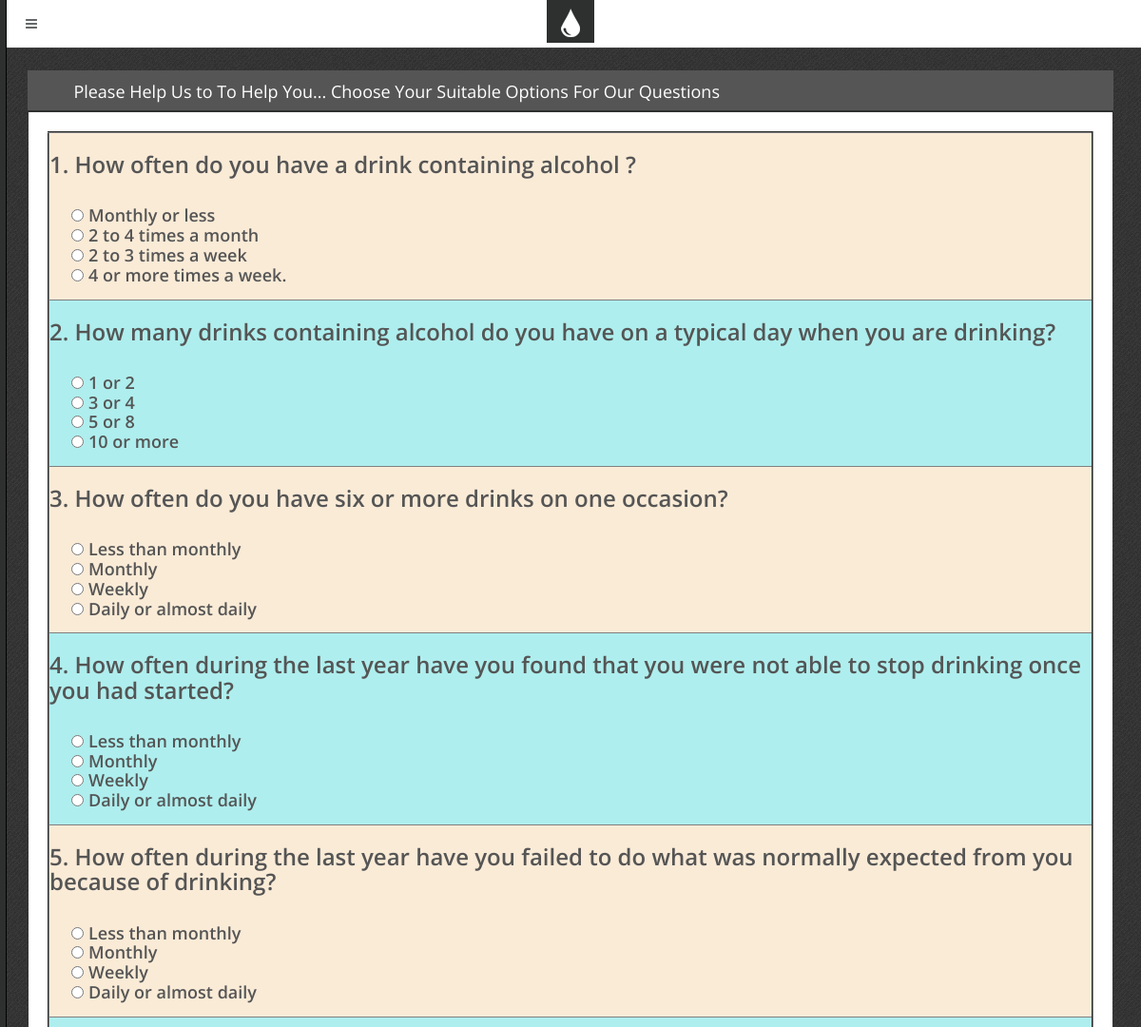
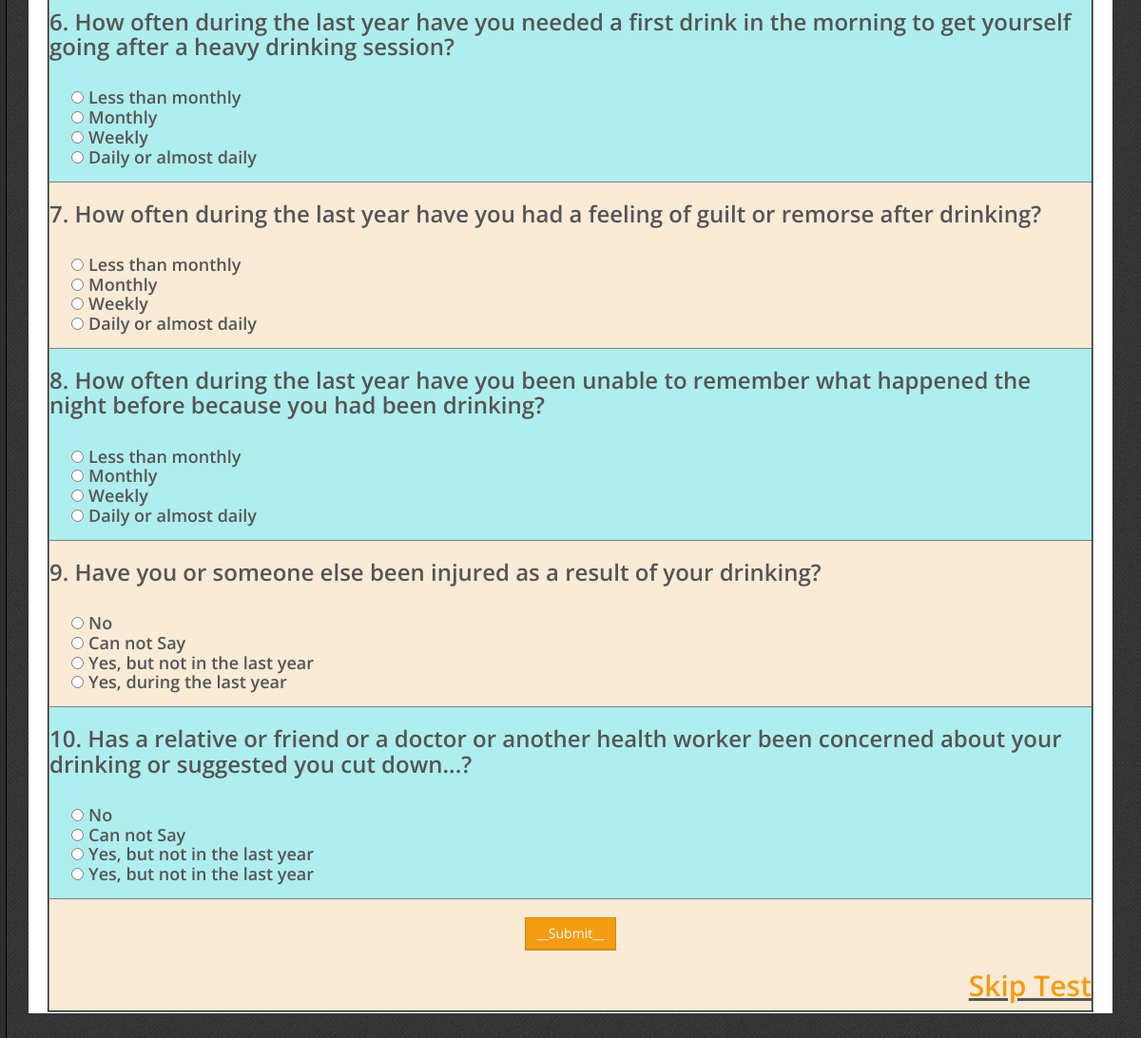
Page /questions.php?tbl_name=questions on the committed database (2 pictures, top to bottom).
### tables this page shows
CREATE TABLE `questions` (
  `id` int(11) NOT NULL,
  `qid` int(11) NOT NULL,
  `question` varchar(256) NOT NULL,
  `option1` varchar(256) NOT NULL,
  `option2` varchar(256) NOT NULL,
  `option3` varchar(256) NOT NULL,
  `option4` varchar(256) NOT NULL
);

### questions.php (the view, shortened to what this page needs)
<?php include 'inc/top.php';
$tbl_name=$_REQUEST['tbl_name'];
 ?>
    <div class="block">
        <div class="block-title">
            <h2 style="text-transform: uppercase;">
                <?php echo"".$_SESSION['user']; ?></h2>
            <h2>Please Help Us to To Help You...
               Choose Your Suitable Options For Our Questions
               &nbsp;&nbsp;&nbsp;&nbsp;
            </h2>
        </div>
        <table border="2">
        <form action="#" method="post" class="form-horizontal form-bordered" >
            <?php
            include "db.php";
                    $result = mysqli_query($con,"SELECT * FROM `$tbl_name` ");
                    $cls=0;
                    $ci="";
                    while($test = mysqli_fetch_array($result))
                    {
                        $cls=$cls+1;
                        if($cls%2==0)
                        {
                         $ci="#AFEEEE";
                        }
                        else{
                             $ci="#FAEBD7";
                        }
                        ?>
                        <tr style="background-color: <?php echo $ci ?>;">
                            <td>
                        <div class="form-group">
                            <div >
                            <h3 ><strong>
                                <?php
                                echo $test['qid'].". ".$test['question'];
                                ?>
                            </h3>
                            <h4>
                                <br>
                                <strong>&nbsp;&nbsp;&nbsp;&nbsp;
                            <input type="radio" name="que<?php echo $test['qid'] ?>" value="1"> <?php echo"".$test['option1']?>
                            <br>
                            <input type="radio" name="que<?php echo $test['qid'] ?>" value="2">
                             <?php echo"".$test['option2']?>
                            <br>
                            <input type="radio" name="que<?php echo $test['qid'] ?>" value="3" required>
                             <?php echo"".$test['option3']?>
                            <br>
                            <input type="radio" name="que<?php echo $test['qid'] ?>" value="4" required>
                            <?php echo"".$test['option4']?>
                       </h4>
                            </div>
                         </div>
                         </td>
                         </tr>
                        <?php
                    }
            ?>
            <tr style="background-color:#FAEBD7 ">
            <td>
            <div class="form-group">
                <div align="center">
                    <br><strong>
                    <input type="Submit"  name="submit" value="__Submit__" class="btn btn-primary" required>
                </div>
            </div>
            <u><a href="score.php" align="right"> <h2 ><strong>Skip Test </h2></a></u>
        </form>
        </table>
    </div>
<?php include 'inc/bottom.php';  ?>

### css/main.css (style rules this page uses)
body { font-family: "Open Sans", "Helvetica Neue", Helvetica, Arial, sans-serif; color: #555555; font-size: 13px; background: #454545 url('../img/template/bg.png') top left repeat; }
.block { margin: 0 0 20px; padding: 20px 20px 1px 20px; background-color: #ffffff; }
.block-title { color: #646869; margin: -21px -21px 20px; background-color: #555555; border-bottom: 2px solid #2e3030; color: #ffffff; }
.block-title h1, .block-title h2, .block-title h3, .block-title h4, .block-title h5, .block-title h6 { display: inline-block; font-size: 18px; line-height: 18px; line-height: 1.4; margin: 0; padding: 10px 16px 7px; font-weight: normal; }
.block-title h1, .block-title h2, .block-title h3 { padding-left: 15px; padding-right: 15px; }
h1, h2, h3, h4, h5, h6, .h1, .h2, .h3, .h4, .h5, .h6 { font-family: "Open Sans", "Helvetica Neue", Helvetica, Arial, sans-serif; font-weight: 300; }
strong { font-weight: 600; }
.text-primary, .text-primary:hover, a, a:hover, a:focus { color: #f39c12; }
.form-horizontal.form-bordered { margin: -20px -20px -1px; }
.btn { margin: 1px 0; border-radius: 0 !important; }
.btn-primary, .btn-primary:hover, .btn-primary:focus, .btn-primary:active, .btn-primary.active, .open .dropdown-toggle.btn-primary, .btn-primary.disabled, .btn-primary[disabled], fieldset[disabled] .btn-primary, .btn-primary.disabled:hover, .btn-primary[disabled]:hover, fieldset[disabled] .btn-primary:hover, .btn-primary.disabled:focus, .btn-primary[disabled]:focus, fieldset[disabled] .btn-primary:focus, .btn-primary.disabled:active, .btn-primary[disabled]:active, fieldset[disabled] .btn-primary:active, .btn-primary.disabled.active, .btn-primary[disabled].active, fieldset[disabled] .btn-primary.active { background-color: #f39c12; border-color: #d98600; -webkit-box-shadow: 0 1px 0 #d98600; box-shadow: 0 1px 0 #d98600; }

### rows in the picture
questions: qid "1", question "How often do you have a drink containing alcohol ?", option1 "Monthly or less", option2 "2 to 4 times a month", option3 "2 to 3 times a week", option4 "4 or more times a week."
questions: qid "2", question "How many drinks containing alcohol do you have on a typical day when you are drinking?", option1 "1 or 2", option2 "3 or 4", option3 "5 or 8", option4 "10 or more"
questions: qid "3", question "How often do you have six or more drinks on one occasion?", option1 "Less than monthly", option2 "Monthly", option3 "Weekly", option4 "Daily or almost daily"
questions: qid "4", question "How often during the last year have you found that you were not able to stop drinking once you had started?", option1 "Less than monthly", option2 "Monthly", option3 "Weekly", option4 "Daily or almost daily"
questions: qid "5", question "How often during the last year have you failed to do what was normally expected from you because of drinking?", option1 "Less than monthly", option2 "Monthly", option3 "Weekly", option4 "Daily or almost daily"
questions: qid "6", question "How often during the last year have you needed a first drink in the morning to get yourself going after a heavy drinking session?", option1 "Less than monthly", option2 "Monthly", option3 "Weekly", option4 "Daily or almost daily"
questions: qid "7", question "How often during the last year have you had a feeling of guilt or remorse after drinking?", option1 "Less than monthly", option2 "Monthly", option3 "Weekly", option4 "Daily or almost daily"
questions: qid "8", question "How often during the last year have you been unable to remember what happened the night before because you had been drinking?", option1 "Less than monthly", option2 "Monthly", option3 "Weekly", option4 "Daily or almost daily"
questions: qid "9", question "Have you or someone else been injured as a result of your drinking?", option1 "No", option2 "Can not Say", option3 "Yes, but not in the last year", option4 "Yes, during the last year"
questions: qid "10", question "Has a relative or friend or a doctor or another health worker been concerned about your drinking or suggested you cut down...?", option1 "No", option2 "Can not Say", option3 "Yes, but not in the last year", option4 "Yes, but not in the last year"
